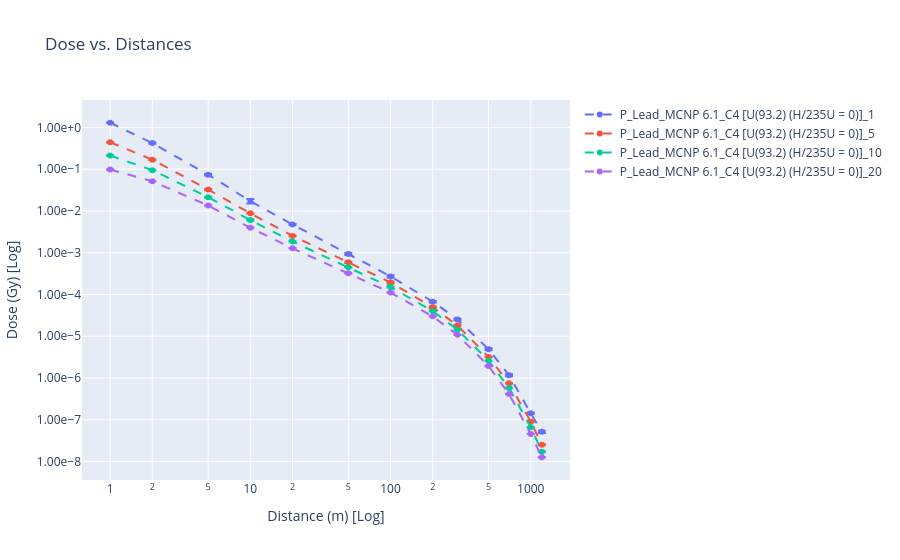

Source (notebook cell):
### Markdown cell above
# 🎯 Comparaison et sélection du meilleur modèle

Cette section compare systématiquement les différents modèles de fit pour identifier celui qui représente le mieux vos données.

### Code cell
import pandas as pd
import numpy as np

# Configuration : Définissez vos critères de filtrage
particles = ['P']  # ['N', 'P']
screens = ['Lead']  # ['Concrete', 'Steel', 'Water', 'Lead']
cases = ['C4 [U(93.2) (H/235U = 0)]']  # ['C1 [U(4.95)O2F2 (H/235U = 410)]', 'C4 [U(93.2) (H/235U = 0)]']
codes = ['MCNP 6.1']  # ['MCNP 6.1', 'COG 11.2', 'SCALE 6.2.2']
thicknesses = []  # [] pour toutes les épaisseurs, ou [1, 5, 10, 20, 40] pour spécifier

# Filtrer les données
filtered_data = filter_wall_df(data, particles, screens, cases, codes, thicknesses, plot=True)

# Préparer les données
r_data = filtered_data["Distance (m)"].values
T_data = filtered_data["Thickness (cm)"].values
D_data = filtered_data["Dose"].values

print(f"\n📊 Données filtrées : {len(D_data)} points")
print(f"   Épaisseurs uniques : {np.unique(T_data)}")
print(f"   Plage de distances : {r_data.min():.2f} - {r_data.max():.2f} m")

### Figure 1 — Plotly figure (JSON) as saved in the notebook; plotly's stock layout.template omitted (floating-point values rounded to 4 significant figures)
{"data": [{"error_y": {"array": [0.02456, 0.0139, 0.002719, 0.002221, 0.0001585, 4.834e-05, 1.666e-05, 2.656e-06, 1.117e-06, 2.341e-07, 5.892e-08, 6.194e-09, 3.169e-09], "type": "data", "visible": true}, "line": {"dash": "dash"}, "mode": "lines+markers", "name": "P_Lead_MCNP 6.1_C4 [U(93.2) (H/235U = 0)]_1", "type": "scatter", "x": [1, 2, 5, 10, 20, 50, 100, 200, 300, 500, 700, 1000, 1200], "y": [1.293, 0.4211, 0.07349, 0.01722, 0.004744, 0.0009332, 0.0002714, 6.74e-05, 2.528e-05, 4.919e-06, 1.169e-06, 1.434e-07, 5.162e-08]}, {"error_y": {"array": [0.008729, 0.00506, 0.001133, 0.0001805, 4.504e-05, 1.864e-05, 1.127e-05, 2.231e-06, 3.413e-07, 5.428e-08, 1.675e-08, 2.442e-09, 7.945e-10], "type": "data", "visible": true}, "line": {"dash": "dash"}, "mode": "lines+markers", "name": "P_Lead_MCNP 6.1_C4 [U(93.2) (H/235U = 0)]_5", "type": "scatter", "x": [1, 2, 5, 10, 20, 50, 100, 200, 300, 500, 700, 1000, 1200], "y": [0.4409, 0.1687, 0.03257, 0.008761, 0.002531, 0.0005899, 0.0001944, 4.936e-05, 1.816e-05, 3.193e-06, 7.48e-07, 9.046e-08, 2.53e-08]}, {"error_y": {"array": [0.003764, 0.001973, 0.0004994, 0.0001824, 2.66e-05, 6.887e-06, 2.884e-06, 5.287e-07, 1.585e-07, 3.236e-08, 1.029e-08, 1.117e-09, 3.81e-10], "type": "data", "visible": true}, "line": {"dash": "dash"}, "mode": "lines+markers", "name": "P_Lead_MCNP 6.1_C4 [U(93.2) (H/235U = 0)]_10", "type": "scatter", "x": [1, 2, 5, 10, 20, 50, 100, 200, 300, 500, 700, 1000, 1200], "y": [0.2115, 0.09487, 0.02134, 0.006038, 0.001847, 0.0004472, 0.0001502, 4.005e-05, 1.441e-05, 2.61e-06, 5.784e-07, 6.648e-08, 1.732e-08]}, {"error_y": {"array": [0.001946, 0.0007609, 0.0001942, 4.507e-05, 1.654e-05, 4.141e-06, 1.338e-06, 2.158e-07, 7.58e-08, 1.515e-08, 3.652e-09, 5.061e-10, 1.728e-10], "type": "data", "visible": true}, "line": {"dash": "dash"}, "mode": "lines+markers", "name": "P_Lead_MCNP 6.1_C4 [U(93.2) (H/235U = 0)]_20", "type": "scatter", "x": [1, 2, 5, 10, 20, 50, 100, 200, 300, 500, 700, 1000, 1200], "y": [0.09827, 0.05141, 0.01348, 0.003954, 0.001273, 0.0003235, 0.0001115, 2.997e-05, 1.083e-05, 1.943e-06, 4.15e-07, 4.601e-08, 1.271e-08]}], "layout": {"legend": {"title": {"text": ""}}, "showlegend": true, "title": {"text": "Dose vs. Distances"}, "xaxis": {"title": {"text": "Distance (m) [Log]"}, "type": "log"}, "yaxis": {"tickformat": ".2e", "title": {"text": "Dose (Gy) [Log]"}, "type": "log"}}}
